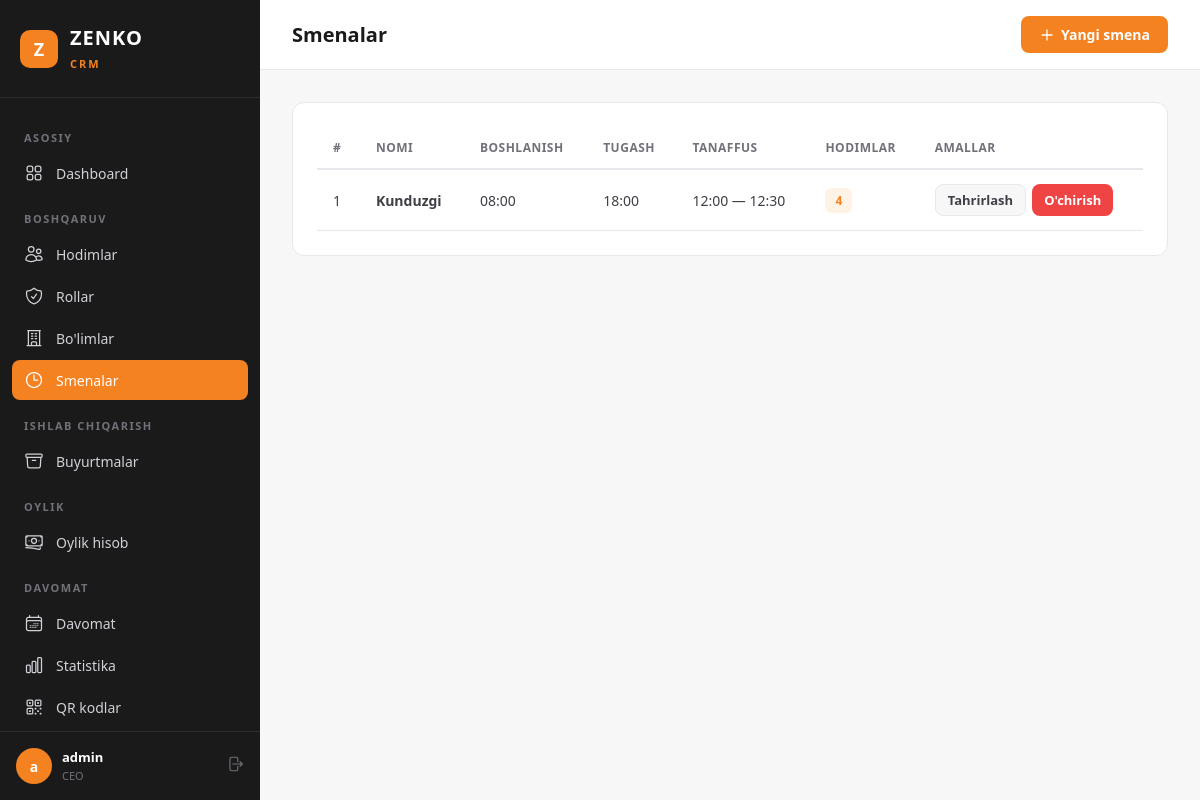
Page /ceo/shifts/ (signed in) on the committed database.
### apps/users/models.py (models this page shows, shortened)
class User(AbstractUser):
    first_name = None
    last_name = None
    email = None
    name = models.CharField('Ism', max_length=150)
    phone = models.CharField('Telefon raqam', max_length=20, blank=True)
    role = models.ForeignKey(
        Role,
        verbose_name='Rol',
        on_delete=models.SET_NULL,
        related_name='users',
        null=True,
        blank=True,
    )
    department = models.ForeignKey(
        Department,
        verbose_name='Bo\'lim',
        on_delete=models.SET_NULL,
        related_name='users',
        null=True,
        blank=True,
    )
    shift = models.ForeignKey(
        Shift,
        verbose_name='Smena',
        on_delete=models.SET_NULL,
        related_name='users',
        null=True,
        blank=True,
    )
    branch = models.ForeignKey(
        Branch,
        verbose_name='Filial',
        on_delete=models.PROTECT,
        related_name='users',
        null=True,
        blank=True,
    )
    REQUIRED_FIELDS = ['name']
    class Meta:
        verbose_name = 'Hodim'
        verbose_name_plural = 'Hodimlar'
        ordering = ['-date_joined']

class Shift(models.Model):
    name = models.CharField('Nomi', max_length=100)
    start_time = models.TimeField('Boshlanish vaqti')
    end_time = models.TimeField('Tugash vaqti')
    break_start = models.TimeField('Tanaffus boshlanishi', null=True, blank=True)
    break_end = models.TimeField('Tanaffus tugashi', null=True, blank=True)
    description = models.TextField('Tavsif', blank=True)
    branch = models.ForeignKey(
        Branch,
        verbose_name='Filial',
        on_delete=models.PROTECT,
        related_name='shifts',
        null=True,
        blank=True,
    )
    created_at = models.DateTimeField(auto_now_add=True)
    class Meta:
        verbose_name = 'Smena'
        verbose_name_plural = 'Smenalar'
        ordering = ['start_time']
        unique_together = ['name', 'branch']

### apps/ceo/views.py (the view)
# urls.py: path('shifts/', views.ShiftListView.as_view(), name='shift_list'),
class ShiftListView(CEORequiredMixin, ListView):
    model = Shift
    template_name = 'ceo/shift_list.html'
    context_object_name = 'shifts'
    def get_queryset(self):
        branch = self.get_branch()
        qs = Shift.objects.all()
        if branch:
            qs = qs.filter(branch=branch)
        return qs
    def get_context_data(self, **kwargs):
        ctx = super().get_context_data(**kwargs)
        ctx['active_nav'] = 'shifts'
        ctx['branch'] = self.get_branch()
        return ctx

### apps/ceo/views.py (called while the page is built)
    def dispatch(self, request, *args, **kwargs):
        if not request.user.is_authenticated:
            return self.handle_no_permission()
        if not (request.user.role and request.user.role.name == 'CEO'):
            if not request.user.is_superuser:
                messages.error(request, 'Sizda bu sahifaga kirish huquqi yo\'q.')
                return redirect('login')
        return super().dispatch(request, *args, **kwargs)

    def get_branch(self):
        return getattr(self.request.user, 'branch', None)

### apps/ceo/templates/ceo/shift_list.html (shortened to what this page needs)
{% extends "ceo/base.html" %}
{% block page_title %}Smenalar{% endblock %}
{% block topbar_actions %}
<a href="{% url 'ceo:shift_create' %}" class="btn btn-primary">
    <svg xmlns="http://www.w3.org/2000/svg" fill="none" viewBox="0 0 24 24" stroke-width="2" stroke="currentColor"><path stroke-linecap="round" stroke-linejoin="round" d="M12 4.5v15m7.5-7.5h-15"/></svg>
    Yangi smena
</a>
{% endblock %}
{% block content %}
<div class="card">
    <div class="table-wrapper">
        <table>
            <thead>
                <tr>
                    <th>#</th>
                    <th>Nomi</th>
                    <th>Boshlanish</th>
                    <th>Tugash</th>
                    <th>Tanaffus</th>
                    <th>Hodimlar</th>
                    <th>Amallar</th>
                </tr>
            </thead>
            <tbody>
                {% for shift in shifts %}
                <tr>
                    <td>{{ forloop.counter }}</td>
                    <td><strong>{{ shift.name }}</strong></td>
                    <td>{{ shift.start_time|time:"H:i" }}</td>
                    <td>{{ shift.end_time|time:"H:i" }}</td>
                    <td>
                        {% if shift.break_start and shift.break_end %}
                        {{ shift.break_start|time:"H:i" }} — {{ shift.break_end|time:"H:i" }}
                        {% else %}—{% endif %}
                    </td>
                    <td><span class="badge badge-orange">{{ shift.users.count }}</span></td>
                    <td>
                        <div class="actions-cell">
                            <a href="{% url 'ceo:shift_update' shift.pk %}" class="btn btn-secondary btn-sm">Tahrirlash</a>
                            <a href="{% url 'ceo:shift_delete' shift.pk %}" class="btn btn-danger btn-sm">O'chirish</a>
                        </div>
                    </td>
                </tr>
                {% endfor %}
            </tbody>
        </table>
    </div>
</div>
{% endblock %}

### apps/ceo/templates/ceo/base.html (shortened to what this page needs)
{% load static %}
<!DOCTYPE html>
<html lang="uz">
<head>
</head>
<body>
    <aside class="sidebar" id="sidebar">
        <div class="sidebar-brand">
            <div class="logo">Z</div>
            <div>
                <span>ZENKO</span><br>
                <small>CRM</small>
            </div>
        </div>
        <nav class="sidebar-nav">
            <div class="nav-label">Asosiy</div>
            <a href="{% url 'ceo:dashboard' %}" class="nav-link {% if active_nav == 'dashboard' %}active{% endif %}">
                Dashboard
            </a>
            <div class="nav-label">Boshqaruv</div>
            <a href="{% url 'ceo:user_list' %}" class="nav-link {% if active_nav == 'users' %}active{% endif %}">
                Hodimlar
            </a>
            <a href="{% url 'ceo:role_list' %}" class="nav-link {% if active_nav == 'roles' %}active{% endif %}">
                Rollar
            </a>
            <a href="{% url 'ceo:department_list' %}" class="nav-link {% if active_nav == 'departments' %}active{% endif %}">
                Bo'limlar
            </a>
            <a href="{% url 'ceo:shift_list' %}" class="nav-link {% if active_nav == 'shifts' %}active{% endif %}">
                <svg xmlns="http://www.w3.org/2000/svg" fill="none" viewBox="0 0 24 24" stroke-width="1.5" stroke="currentColor"><path stroke-linecap="round" stroke-linejoin="round" d="M12 6v6h4.5m4.5 0a9 9 0 1 1-18 0 9 9 0 0 1 18 0Z"/></svg>
                Smenalar
            </a>
            <div class="nav-label">Ishlab chiqarish</div>
            <a href="{% url 'order:order_list' %}" class="nav-link {% if active_nav == 'orders' %}active{% endif %}">
                Buyurtmalar
            </a>
            <div class="nav-label">Oylik</div>
            <a href="{% url 'ceo:salary_list' %}" class="nav-link {% if active_nav == 'salary' %}active{% endif %}">
                Oylik hisob
            </a>
            <div class="nav-label">Davomat</div>
            <a href="{% url 'ceo:attendance_list' %}" class="nav-link {% if active_nav == 'attendance' %}active{% endif %}">
                Davomat
            </a>
            <a href="{% url 'ceo:attendance_stats' %}" class="nav-link {% if active_nav == 'stats' %}active{% endif %}">
                Statistika
            </a>
            <a href="{% url 'ceo:qr_cards_all' %}" class="nav-link {% if active_nav == 'qr_cards' %}active{% endif %}">
                QR kodlar
            </a>
        </nav>
        <div class="sidebar-footer">
            <div class="sidebar-user">
                <div class="avatar">{{ request.user.name|make_list|first|default:"C" }}</div>
                <div class="info">
                    <strong>{{ request.user.name }}</strong>
                    <small>CEO</small>
                </div>
                <a href="{% url 'logout' %}" class="btn-logout" title="Chiqish">
                </a>
            </div>
        </div>
    </aside>
    <div class="main">
        <header class="topbar">
            <div style="display:flex;align-items:center;gap:12px;">
                <h1>{% block page_title %}Dashboard{% endblock %}</h1>
            </div>
            <div class="topbar-actions">
                {% block topbar_actions %}{% endblock %}
            </div>
        </header>
        <div class="content">
            {% block content %}{% endblock %}
        </div>
    </div>
</body>
</html>

### apps/ceo/templates/ceo/base.html (style rules this page uses)
:root { --orange: #F58220; --orange-hover: #E0741A; --orange-light: #FFF3E6; --black: #1A1A1A; --dark: #2D2D2D; --gray-100: #F7F7F8; --gray-200: #E8E8EC; --gray-300: #D1D1D8; --gray-500: #71717A; --gray-700: #3F3F46; --white: #FFFFFF; --red: #EF4444; --green: #22C55E; --sidebar-w: 260px; }
* { margin: 0; padding: 0; box-sizing: border-box; }
body { font-family: 'Segoe UI', system-ui, -apple-system, sans-serif; background: var(--gray-100); color: var(--black); min-height: 100vh; }
.sidebar { position: fixed; top: 0; left: 0; width: var(--sidebar-w); height: 100vh; background: var(--black); display: flex; flex-direction: column; z-index: 100; transition: transform .3s; }
.sidebar-brand { padding: 24px 20px; border-bottom: 1px solid var(--dark); display: flex; align-items: center; gap: 12px; }
.sidebar-brand .logo { width: 38px; height: 38px; background: var(--orange); border-radius: 10px; display: flex; align-items: center; justify-content: center; font-weight: 800; color: var(--white); font-size: 18px; }
.sidebar-brand span { color: var(--white); font-size: 20px; font-weight: 700; letter-spacing: 1px; }
.sidebar-brand small { color: var(--orange); font-size: 11px; font-weight: 600; text-transform: uppercase; letter-spacing: 2px; }
.sidebar-nav { flex: 1; padding: 16px 12px; overflow-y: auto; }
.nav-label { color: var(--gray-500); font-size: 11px; font-weight: 600; text-transform: uppercase; letter-spacing: 1.5px; padding: 16px 12px 8px; }
.nav-link { display: flex; align-items: center; gap: 12px; padding: 10px 12px; color: var(--gray-300); text-decoration: none; border-radius: 8px; font-size: 14px; font-weight: 500; transition: all .2s; margin-bottom: 2px; }
.nav-link.active { background: var(--orange); color: var(--white); }
.nav-link svg { width: 20px; height: 20px; flex-shrink: 0; }
.sidebar-footer { padding: 16px; border-top: 1px solid var(--dark); }
.sidebar-user { display: flex; align-items: center; gap: 10px; color: var(--gray-300); font-size: 13px; }
.sidebar-user .avatar { width: 36px; height: 36px; background: var(--orange); border-radius: 50%; display: flex; align-items: center; justify-content: center; font-weight: 700; color: var(--white); font-size: 14px; }
.sidebar-user .info { flex: 1; }
.sidebar-user .info strong { display: block; color: var(--white); font-size: 13px; }
.sidebar-user .info small { color: var(--gray-500); font-size: 11px; }
.btn-logout { color: var(--gray-500); text-decoration: none; font-size: 13px; transition: color .2s; }
.main { margin-left: var(--sidebar-w); min-height: 100vh; }
.topbar { background: var(--white); border-bottom: 1px solid var(--gray-200); padding: 16px 32px; display: flex; align-items: center; justify-content: space-between; position: sticky; top: 0; z-index: 50; }
.topbar h1 { font-size: 20px; font-weight: 700; color: var(--black); }
.topbar-actions { display: flex; align-items: center; gap: 12px; }
.content { padding: 32px; }
.card { background: var(--white); border-radius: 12px; border: 1px solid var(--gray-200); padding: 24px; margin-bottom: 24px; }
.table-wrapper { overflow-x: auto; }
table { width: 100%; border-collapse: collapse; font-size: 14px; }
table th { text-align: left; padding: 12px 16px; font-weight: 600; color: var(--gray-500); font-size: 12px; text-transform: uppercase; letter-spacing: .5px; border-bottom: 2px solid var(--gray-200); }
table td { padding: 14px 16px; border-bottom: 1px solid var(--gray-200); color: var(--gray-700); }
.btn { display: inline-flex; align-items: center; gap: 6px; padding: 9px 18px; border-radius: 8px; font-size: 14px; font-weight: 600; text-decoration: none; border: none; cursor: pointer; transition: all .2s; }
.btn svg { width: 16px; height: 16px; }
.btn-primary { background: var(--orange); color: var(--white); }
.btn-secondary { background: var(--gray-100); color: var(--gray-700); border: 1px solid var(--gray-200); }
.btn-danger { background: var(--red); color: var(--white); }
.btn-sm { padding: 6px 12px; font-size: 13px; }
.actions-cell { display: flex; gap: 6px; }
.badge { display: inline-block; padding: 4px 10px; border-radius: 6px; font-size: 12px; font-weight: 600; }
.badge-orange { background: var(--orange-light); color: var(--orange); }

### rows in the picture
User: user.name|make_list "a", user.name "admin"
Shift: name "Kunduzgi", start_time "08:00", end_time "18:00", break_start "12:00", break_end "12:30", users.count "4"
